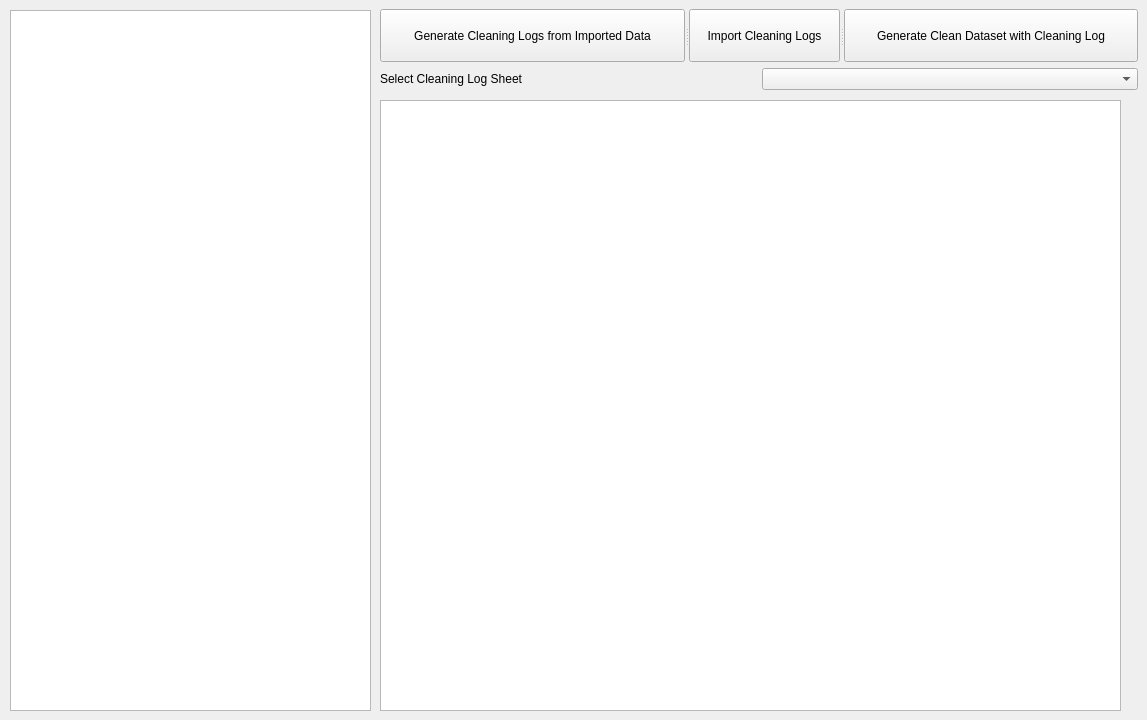
      <widget class="QWidget" name="datacleaningTab">
       <attribute name="title">
        <string>Data Cleaning</string>
       </attribute>
       <widget class="QTextBrowser" name="cleaning_instructions">
        <property name="geometry">
         <rect>
          <x>10</x>
          <y>10</y>
          <width>361</width>
          <height>701</height>
         </rect>
        </property>
       </widget>
       <widget class="QTableWidget" name="tableWidget">
        <property name="geometry">
         <rect>
          <x>380</x>
          <y>100</y>
          <width>741</width>
          <height>611</height>
         </rect>
        </property>
       </widget>
       <widget class="QWidget" name="layoutWidget">
        <property name="geometry">
         <rect>
          <x>380</x>
          <y>9</y>
          <width>758</width>
          <height>81</height>
         </rect>
        </property>
        <layout class="QVBoxLayout" name="verticalLayout_25">
         <item>
          <widget class="QSplitter" name="splitter_9">
           <property name="orientation">
            <enum>Qt::Horizontal</enum>
           </property>
           <widget class="QPushButton" name="cleaning_create_cleaning_log">
            <property name="text">
             <string>Generate Cleaning Logs from Imported Data</string>
            </property>
           </widget>
           <widget class="QPushButton" name="cleaning_import_cleaning_log">
            <property name="text">
             <string>Import Cleaning Logs</string>
            </property>
           </widget>
           <widget class="QPushButton" name="cleaning_create_clean_dataset">
            <property name="text">
             <string>Generate Clean Dataset with Cleaning Log</string>
            </property>
           </widget>
          </widget>
         </item>
         <item>
          <layout class="QHBoxLayout" name="horizontalLayout_38">
           <item>
            <widget class="QLabel" name="cleaning_select_log_sheet">
             <property name="text">
              <string>Select Cleaning Log Sheet</string>
             </property>
             <property name="wordWrap">
              <bool>true</bool>
             </property>
            </widget>
           </item>
           <item>
            <widget class="QComboBox" name="cleaning_log_sheet_input">
             <property name="placeholderText">
              <string>Select Sheet</string>
             </property>
             <item>
              <property name="text">
               <string>Select cleaning log sheet...</string>
              </property>
             </item>
            </widget>
           </item>
          </layout>
         </item>
        </layout>
       </widget>
      </widget>
